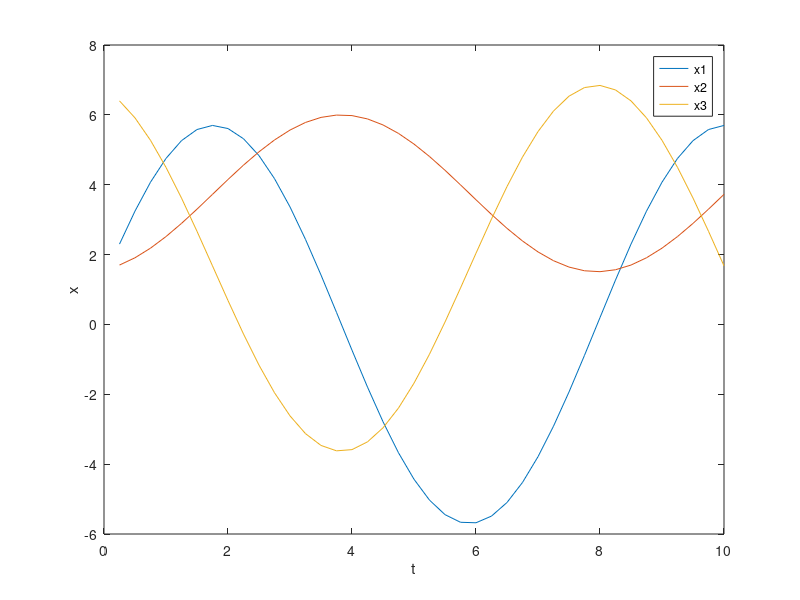

Write the MATLAB code that produced this figure.
% Task 3
close all
clear;
clc;
dt=0.25;
F=[0,-0.3,0.7;0.3,0,0;-0.7,0,0];
Phi=expm(F*dt);
x=[2.3,1.7,6.4]';
solution=zeros(3,40);
solution(:,1)=x;
for i=1:39
    x=Phi*x;
    solution(:,i+1)=x;
end
t=0.25:.25:10;
plot(t,solution(1,:)); 
hold on;
plot(t,solution(2,:)); 
plot(t,solution(3,:));
xlabel('t');ylabel('x')
legend('x1','x2','x3');